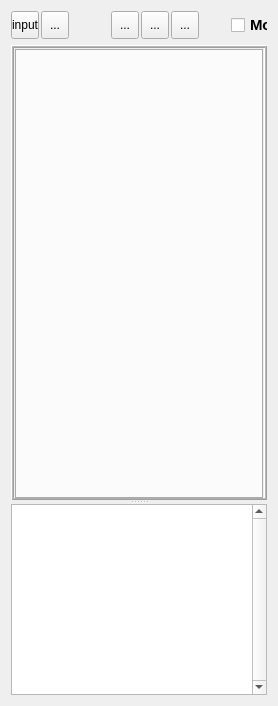
  <widget class="QWidget" name="centralwidget">
   <layout class="QVBoxLayout" name="verticalLayout_2">
    <item>
     <widget class="QFrame" name="frame">
      <property name="minimumSize">
       <size>
        <width>0</width>
        <height>28</height>
       </size>
      </property>
      <property name="maximumSize">
       <size>
        <width>16777215</width>
        <height>28</height>
       </size>
      </property>
      <property name="frameShape">
       <enum>QFrame::NoFrame</enum>
      </property>
      <property name="frameShadow">
       <enum>QFrame::Raised</enum>
      </property>
      <widget class="QToolButton" name="btnInput">
       <property name="geometry">
        <rect>
         <x>0</x>
         <y>0</y>
         <width>28</width>
         <height>28</height>
        </rect>
       </property>
       <property name="focusPolicy">
        <enum>Qt::TabFocus</enum>
       </property>
       <property name="toolTip">
        <string>Left Dock</string>
       </property>
       <property name="layoutDirection">
        <enum>Qt::LeftToRight</enum>
       </property>
       <property name="text">
        <string>input</string>
       </property>
       <property name="icon">
        <iconset resource="ResourceFiles/icons.qrc">
         <normaloff>:/newPrefix/images/input.png</normaloff>:/newPrefix/images/input.png</iconset>
       </property>
       <property name="iconSize">
        <size>
         <width>18</width>
         <height>18</height>
        </size>
       </property>
      </widget>
      <widget class="QToolButton" name="btnOutput">
       <property name="geometry">
        <rect>
         <x>30</x>
         <y>0</y>
         <width>28</width>
         <height>28</height>
        </rect>
       </property>
       <property name="focusPolicy">
        <enum>Qt::TabFocus</enum>
       </property>
       <property name="toolTip">
        <string>Right Dock</string>
       </property>
       <property name="text">
        <string>...</string>
       </property>
       <property name="icon">
        <iconset resource="ResourceFiles/icons.qrc">
         <normaloff>:/newPrefix/images/output.png</normaloff>:/newPrefix/images/output.png</iconset>
       </property>
       <property name="iconSize">
        <size>
         <width>18</width>
         <height>18</height>
        </size>
       </property>
      </widget>
      <widget class="QToolButton" name="btnTop">
       <property name="geometry">
        <rect>
         <x>160</x>
         <y>0</y>
         <width>28</width>
         <height>28</height>
        </rect>
       </property>
       <property name="focusPolicy">
        <enum>Qt::TabFocus</enum>
       </property>
       <property name="toolTip">
        <string>Top View</string>
       </property>
       <property name="text">
        <string>...</string>
       </property>
       <property name="icon">
        <iconset resource="ResourceFiles/icons.qrc">
         <normaloff>:/newPrefix/images/X-Y.png</normaloff>:/newPrefix/images/X-Y.png</iconset>
       </property>
       <property name="iconSize">
        <size>
         <width>22</width>
         <height>22</height>
        </size>
       </property>
      </widget>
      <widget class="QToolButton" name="btnFront">
       <property name="geometry">
        <rect>
         <x>100</x>
         <y>0</y>
         <width>28</width>
         <height>28</height>
        </rect>
       </property>
       <property name="focusPolicy">
        <enum>Qt::TabFocus</enum>
       </property>
       <property name="toolTip">
        <string>Front View</string>
       </property>
       <property name="text">
        <string>...</string>
       </property>
       <property name="icon">
        <iconset resource="ResourceFiles/icons.qrc">
         <normaloff>:/newPrefix/images/Z-X.png</normaloff>:/newPrefix/images/Z-X.png</iconset>
       </property>
       <property name="iconSize">
        <size>
         <width>22</width>
         <height>22</height>
        </size>
       </property>
      </widget>
      <widget class="QToolButton" name="btnSide">
       <property name="geometry">
        <rect>
         <x>130</x>
         <y>0</y>
         <width>28</width>
         <height>28</height>
        </rect>
       </property>
       <property name="focusPolicy">
        <enum>Qt::TabFocus</enum>
       </property>
       <property name="toolTip">
        <string>Side View</string>
       </property>
       <property name="text">
        <string>...</string>
       </property>
       <property name="icon">
        <iconset resource="ResourceFiles/icons.qrc">
         <normaloff>:/newPrefix/images/Z-Y.png</normaloff>:/newPrefix/images/Z-Y.png</iconset>
       </property>
       <property name="iconSize">
        <size>
         <width>22</width>
         <height>22</height>
        </size>
       </property>
      </widget>
      <widget class="QCheckBox" name="btn3D">
       <property name="geometry">
        <rect>
         <x>220</x>
         <y>0</y>
         <width>90</width>
         <height>28</height>
        </rect>
       </property>
       <property name="font">
        <font>
         <family>Arial</family>
         <pointsize>11</pointsize>
         <weight>75</weight>
         <italic>false</italic>
         <bold>true</bold>
         <underline>false</underline>
         <strikeout>false</strikeout>
        </font>
       </property>
       <property name="focusPolicy">
        <enum>Qt::TabFocus</enum>
       </property>
       <property name="toolTip">
        <string>3D Model</string>
       </property>
       <property name="text">
        <string>Model</string>
       </property>
      </widget>
      <widget class="QCheckBox" name="chkBx_beamSec">
       <property name="geometry">
        <rect>
         <x>410</x>
         <y>0</y>
         <width>71</width>
         <height>29</height>
        </rect>
       </property>
       <property name="font">
        <font>
         <family>Arial</family>
         <pointsize>11</pointsize>
         <weight>75</weight>
         <bold>true</bold>
        </font>
       </property>
       <property name="focusPolicy">
        <enum>Qt::TabFocus</enum>
       </property>
       <property name="toolTip">
        <string>Beam only</string>
       </property>
       <property name="text">
        <string>Beam</string>
       </property>
      </widget>
      <widget class="QCheckBox" name="chkBx_connector">
       <property name="geometry">
        <rect>
         <x>490</x>
         <y>0</y>
         <width>151</width>
         <height>29</height>
        </rect>
       </property>
       <property name="font">
        <font>
         <family>Arial</family>
         <pointsize>11</pointsize>
         <weight>75</weight>
         <bold>true</bold>
        </font>
       </property>
       <property name="focusPolicy">
        <enum>Qt::TabFocus</enum>
       </property>
       <property name="toolTip">
        <string>Extendedplate only</string>
       </property>
       <property name="text">
        <string>Connector</string>
       </property>
      </widget>
      <widget class="QCheckBox" name="chkBx_columnSec">
       <property name="geometry">
        <rect>
         <x>310</x>
         <y>0</y>
         <width>91</width>
         <height>29</height>
        </rect>
       </property>
       <property name="font">
        <font>
         <family>Arial</family>
         <pointsize>11</pointsize>
         <weight>75</weight>
         <bold>true</bold>
        </font>
       </property>
       <property name="focusPolicy">
        <enum>Qt::TabFocus</enum>
       </property>
       <property name="toolTip">
        <string>Column only</string>
       </property>
       <property name="text">
        <string>Column</string>
       </property>
      </widget>
     </widget>
    </item>
    <item>
     <widget class="QSplitter" name="splitter">
      <property name="sizePolicy">
       <sizepolicy hsizetype="Expanding" vsizetype="Expanding">
        <horstretch>0</horstretch>
        <verstretch>0</verstretch>
       </sizepolicy>
      </property>
      <property name="orientation">
       <enum>Qt::Vertical</enum>
      </property>
      <widget class="QFrame" name="frame_2">
       <property name="minimumSize">
        <size>
         <width>0</width>
         <height>100</height>
        </size>
       </property>
       <property name="frameShape">
        <enum>QFrame::Box</enum>
       </property>
       <property name="frameShadow">
        <enum>QFrame::Raised</enum>
       </property>
       <property name="lineWidth">
        <number>1</number>
       </property>
       <property name="midLineWidth">
        <number>1</number>
       </property>
       <layout class="QVBoxLayout" name="verticalLayout">
        <property name="margin">
         <number>1</number>
        </property>
        <item>
         <widget class="QTabWidget" name="mytabWidget">
          <property name="sizePolicy">
           <sizepolicy hsizetype="Expanding" vsizetype="Expanding">
            <horstretch>0</horstretch>
            <verstretch>0</verstretch>
           </sizepolicy>
          </property>
          <property name="minimumSize">
           <size>
            <width>0</width>
            <height>450</height>
           </size>
          </property>
          <property name="font">
           <font>
            <pointsize>8</pointsize>
            <weight>75</weight>
            <italic>true</italic>
            <bold>true</bold>
           </font>
          </property>
          <property name="focusPolicy">
           <enum>Qt::NoFocus</enum>
          </property>
          <property name="styleSheet">
           <string notr="true">QTabBar::tab { height: 75px; width: 1px;  }</string>
          </property>
          <property name="tabPosition">
           <enum>QTabWidget::West</enum>
          </property>
          <property name="currentIndex">
           <number>-1</number>
          </property>
         </widget>
        </item>
       </layout>
      </widget>
      <widget class="QTextEdit" name="textEdit">
       <property name="minimumSize">
        <size>
         <width>0</width>
         <height>125</height>
        </size>
       </property>
       <property name="maximumSize">
        <size>
         <width>16777215</width>
         <height>16777215</height>
        </size>
       </property>
       <property name="font">
        <font>
         <pointsize>10</pointsize>
        </font>
       </property>
       <property name="verticalScrollBarPolicy">
        <enum>Qt::ScrollBarAlwaysOn</enum>
       </property>
       <property name="readOnly">
        <bool>true</bool>
       </property>
       <property name="overwriteMode">
        <bool>true</bool>
       </property>
      </widget>
     </widget>
    </item>
   </layout>
  </widget>
